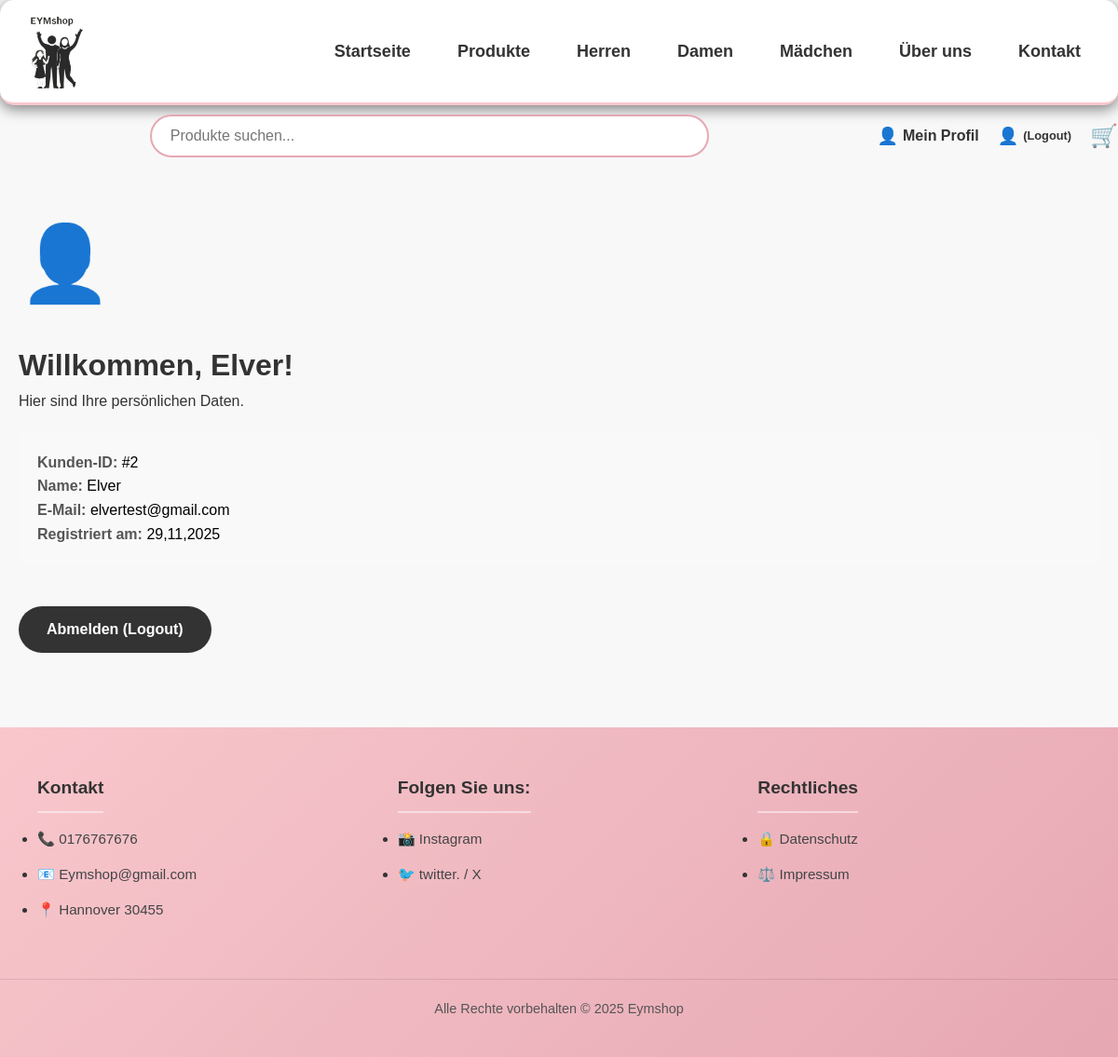
The app's page /profile.php (signed in) with its own data.
### tables this page shows
CREATE TABLE `benutzer` (
  `benutzer_id` int NOT NULL,
  `name` varchar(100) NOT NULL,
  `email` varchar(150) NOT NULL,
  `passwort` varchar(255) NOT NULL,
  `erstellt_am` timestamp NULL DEFAULT CURRENT_TIMESTAMP
);

### public/profile.php (the view, shortened to what this page needs)
<?php
require_once '../includes/db.php';
$user_id = $_SESSION['benutzer_id'];
$sql = "SELECT * FROM benutzer WHERE benutzer_id = ?";
$stmt = $conn->prepare($sql);
$stmt->bind_param("i", $user_id);
$stmt->execute();
$result = $stmt->get_result();
$user = $result->fetch_assoc();
?>
<!DOCTYPE html>
<html lang="de">
<head>
    <link rel="stylesheet" href="../assets/css/styles.css">
    <link rel="stylesheet" href="../assets/css/profile.css">
</head>
<body>
    <?php require_once '../includes/header.php'; ?>
    <div class="container">
        <div class="profile-icon">👤</div>
        <h1>Willkommen, <?php echo htmlspecialchars($user['name']); ?>!</h1>
        <p>Hier sind Ihre persönlichen Daten.</p>
        <div class="profile-info">
            <div class="info-row">
                <span class="info-label">Kunden-ID:</span>
                <span class="info-value">#<?php echo $user['benutzer_id']; ?></span>
            </div>
            <div class="info-row">
                <span class="info-label">Name:</span>
                <span class="info-value">
                <?php echo htmlspecialchars($user['name']); ?>
                </span>
            </div>
            <div class="info-row">
                <span class="info-label">E-Mail:</span>
                <span class="info-value"><?php echo htmlspecialchars($user['email']); ?></span>
            </div>
            <div class="info-row">
                <span class="info-label">Registriert am:</span>
                <span class="info-value"><?php
                echo date("d,m,Y", strtotime($user['erstellt_am']));  ?></span>
            </div>
        </div>
        <a href="logout.php" class="logout-btn">Abmelden (Logout)</a>
    </div>
    <?php require_once '../includes/footer.php'; ?>
</body>
</html>

### assets/css/styles.css (style rules this page uses)
* { margin: 0; padding: 0; box-sizing: border-box; }
body { font-family: 'Arial', sans-serif; background-color: #f8f8f8; color: #333; line-height: 1.6; }
.container { max-width: 1400px; margin: 0 auto; padding: 20px; }

### assets/css/profile.css (style rules this page uses)
.profile-icon { font-size: 80px; margin-bottom: 20px; display: block; }
.profile-info { margin: 20px 0; text-align: left; background-color: #f9f9f9; padding: 20px; border-radius: 10px; }
.info-label { font-weight: bold; color: #555; }
.info-value { color: #000; font-weight: 500; }
.logout-btn { display: inline-block; background-color: #333; color: #fff; padding: 12px 30px; text-decoration: none; border-radius: 30px; margin-top: 25px; transition: background 0.3s ease, transform 0.2s; font-weight: bold; }

### records on screen
benutzer: name "Elver", benutzer_id "2", email "elvertest@gmail.com", erstellt_am "29,11,2025"
